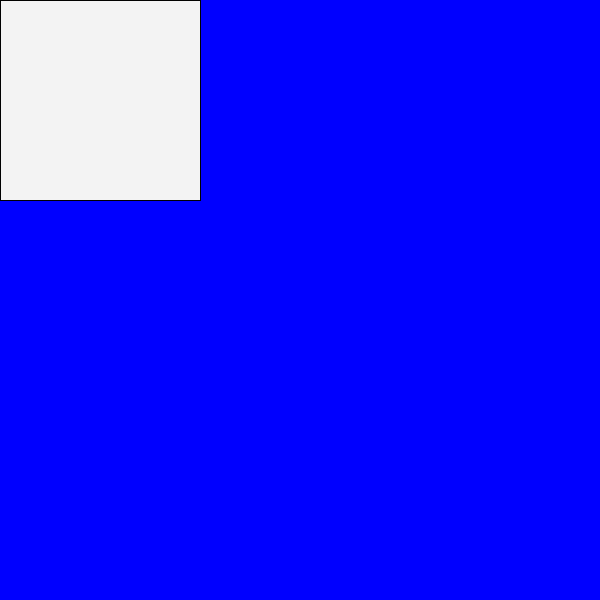
Frame 1 (no input)
Frame 60 (the mouse pressed at the canvas centre just before this capture): identical to frame 1, image omitted
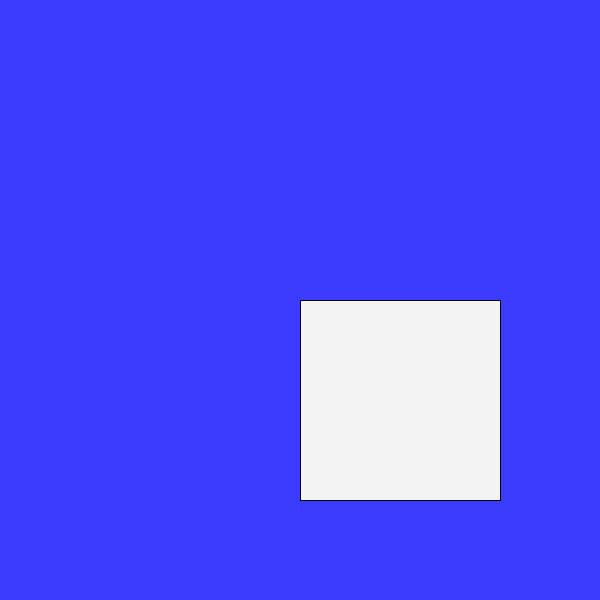
Frame 120 (the mouse held since frame 60 and released just before this capture)

The Processing sketch that drew these frames (run headless with seeded random() and noise(); from frame 60 on, the mouse is pressed at the canvas centre):

// Processing sketch: sketch_3
// ── sketch_3.pde
/*1111
void setup()
{
  size(600,600);
}
void draw()
{
 // background(#e59f8a);没有背景的时候，跟着鼠标动的矩形
 //会保留住，形成一个不会消失的轨迹
 //或者将background放在setup程序里
 //个人认为：因为放在draw中每次都会与重新制作背景，盖掉了运行轨迹
  
  fill(243);
  //rect(171,129,226,323);
 // mouseX,mouseY跟着鼠标在动
  rect(mouseX,mouseY,200,200);
}
*/


void setup()
{
  size(600,600);
}
void draw()
{
 // background(#e59f8a);
  background(mouseX/5,mouseY/5,1000);///5颜色变化范围会小
  fill(243);
  //rect(171,129,226,323);
 // mouseX,mouseY跟着鼠标在动
  rect(mouseX,mouseY,200,200);
}
